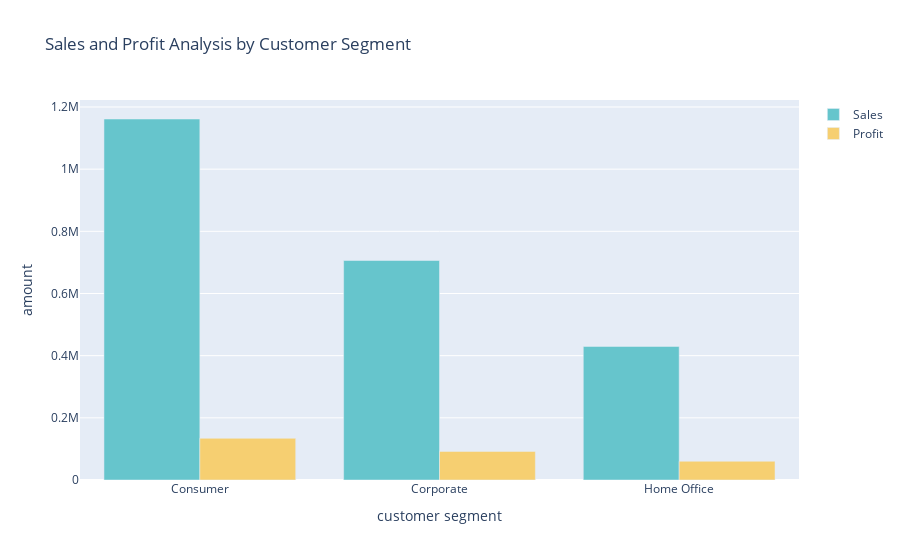

Notebook source saved alongside this figure:
### Code cell
Sales_profit_by_Segment = data.groupby('Segment').agg({'Sales':'sum','Profit':'sum'}).reset_index()
color_palette = colors.qualitative.Pastel
fig = go.Figure()
fig.add_trace(go.Bar(x=Sales_profit_by_Segment['Segment'],
                     y=Sales_profit_by_Segment['Sales'],
                     name ='Sales',
                     marker_color =color_palette[0]))
fig.add_trace(go.Bar(x=Sales_profit_by_Segment['Segment'],
                     y=Sales_profit_by_Segment['Profit'],
                     name ='Profit',
                     marker_color =color_palette[1]))
fig.update_layout(title ='Sales and Profit Analysis by Customer Segment',
                  xaxis_title ='customer segment',
                  yaxis_title ='amount')
fig.show()

### Figure 1 — Plotly figure (JSON) as saved in the notebook; plotly's stock layout.template omitted (floating-point values rounded to 4 significant figures)
{"data": [{"marker": {"color": "rgb(102, 197, 204)"}, "name": "Sales", "type": "bar", "x": ["Consumer", "Corporate", "Home Office"], "y": [1161000.0, 706100.0, 429700.0]}, {"marker": {"color": "rgb(246, 207, 113)"}, "name": "Profit", "type": "bar", "x": ["Consumer", "Corporate", "Home Office"], "y": [134100.0, 91980.0, 60300.0]}], "layout": {"autosize": true, "title": {"text": "Sales and Profit Analysis by Customer Segment"}, "xaxis": {"autorange": true, "range": [-0.5, 2.5], "title": {"text": "customer segment"}, "type": "category"}, "yaxis": {"autorange": true, "range": [0, 1223000.0], "title": {"text": "amount"}, "type": "linear"}}}
